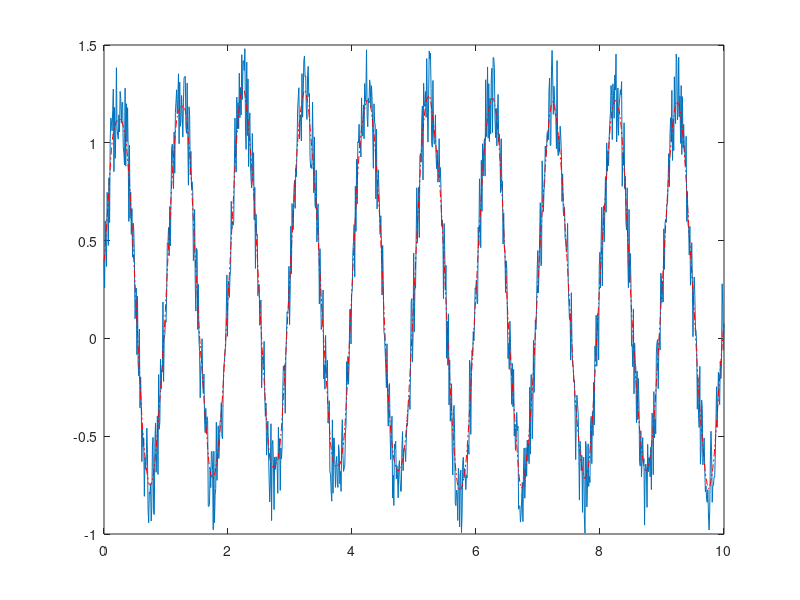

The MATLAB script that drew this image:
t=linspace(0,10,1000); f=1;

x = sin(2*pi*f*t) + .5*rand(1,length(t));

a=1;
b=[1 1]/2;

Noder=10;
a=1;
b=ones(1,Noder)/Noder;

xnew  = filtfilt(b,a,x);

close all;
plot(t,x); hold on;
plot(t,xnew,'r-.');
